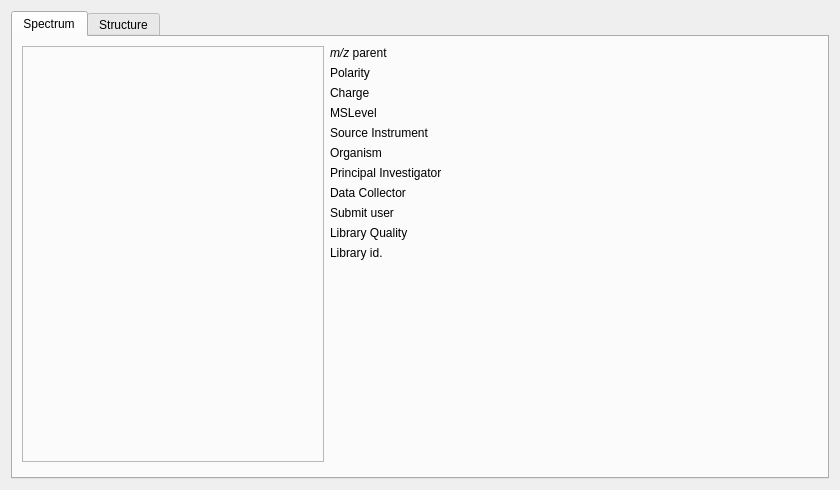
<?xml version="1.0" encoding="UTF-8"?>
<ui version="4.0">
 <class>Form</class>
 <widget class="QWidget" name="Form">
  <property name="geometry">
   <rect>
    <x>0</x>
    <y>0</y>
    <width>840</width>
    <height>490</height>
   </rect>
  </property>
  <property name="windowTitle">
   <string>Form</string>
  </property>
  <layout class="QVBoxLayout" name="verticalLayout">
   <item>
    <widget class="QTabWidget" name="tabWidget">
     <property name="currentIndex">
      <number>0</number>
     </property>
     <widget class="QWidget" name="tab">
      <attribute name="icon">
       <iconset resource="../../ui.qrc">
        <normaloff>:/icons/images/spectrum.svg</normaloff>:/icons/images/spectrum.svg</iconset>
      </attribute>
      <attribute name="title">
       <string>Spectrum</string>
      </attribute>
      <layout class="QGridLayout" name="gridLayout_6">
       <item row="0" column="0">
        <widget class="QFrame" name="frame_3">
         <property name="sizePolicy">
          <sizepolicy hsizetype="Fixed" vsizetype="Preferred">
           <horstretch>0</horstretch>
           <verstretch>0</verstretch>
          </sizepolicy>
         </property>
         <property name="frameShape">
          <enum>QFrame::StyledPanel</enum>
         </property>
         <property name="frameShadow">
          <enum>QFrame::Plain</enum>
         </property>
         <layout class="QVBoxLayout" name="verticalLayout_4">
          <property name="spacing">
           <number>0</number>
          </property>
          <property name="leftMargin">
           <number>0</number>
          </property>
          <property name="topMargin">
           <number>0</number>
          </property>
          <property name="rightMargin">
           <number>0</number>
          </property>
          <property name="bottomMargin">
           <number>0</number>
          </property>
          <item>
           <widget class="SpectrumWidget" name="widgetSpectrum" native="true">
            <property name="sizePolicy">
             <sizepolicy hsizetype="Fixed" vsizetype="Fixed">
              <horstretch>0</horstretch>
              <verstretch>0</verstretch>
             </sizepolicy>
            </property>
            <property name="minimumSize">
             <size>
              <width>300</width>
              <height>272</height>
             </size>
            </property>
            <property name="maximumSize">
             <size>
              <width>300</width>
              <height>272</height>
             </size>
            </property>
           </widget>
          </item>
         </layout>
        </widget>
       </item>
       <item row="0" column="1">
        <layout class="QGridLayout" name="gridLayout_3">
         <item row="9" column="0">
          <widget class="QLabel" name="label_15">
           <property name="text">
            <string>Library Quality</string>
           </property>
          </widget>
         </item>
         <item row="7" column="1">
          <widget class="QLabel" name="lblDataCollector">
           <property name="text">
            <string/>
           </property>
           <property name="textInteractionFlags">
            <set>Qt::LinksAccessibleByMouse|Qt::TextSelectableByKeyboard|Qt::TextSelectableByMouse</set>
           </property>
          </widget>
         </item>
         <item row="5" column="1">
          <widget class="QLabel" name="lblOrganism">
           <property name="text">
            <string/>
           </property>
           <property name="textInteractionFlags">
            <set>Qt::LinksAccessibleByMouse|Qt::TextSelectableByKeyboard|Qt::TextSelectableByMouse</set>
           </property>
          </widget>
         </item>
         <item row="5" column="0">
          <widget class="QLabel" name="label_11">
           <property name="sizePolicy">
            <sizepolicy hsizetype="Fixed" vsizetype="Fixed">
             <horstretch>0</horstretch>
             <verstretch>0</verstretch>
            </sizepolicy>
           </property>
           <property name="text">
            <string>Organism</string>
           </property>
          </widget>
         </item>
         <item row="6" column="1">
          <widget class="QLabel" name="lblPi">
           <property name="text">
            <string/>
           </property>
           <property name="textInteractionFlags">
            <set>Qt::LinksAccessibleByMouse|Qt::TextSelectableByKeyboard|Qt::TextSelectableByMouse</set>
           </property>
          </widget>
         </item>
         <item row="8" column="0">
          <widget class="QLabel" name="label_14">
           <property name="text">
            <string>Submit user</string>
           </property>
          </widget>
         </item>
         <item row="6" column="0">
          <widget class="QLabel" name="label_12">
           <property name="sizePolicy">
            <sizepolicy hsizetype="Fixed" vsizetype="Fixed">
             <horstretch>0</horstretch>
             <verstretch>0</verstretch>
            </sizepolicy>
           </property>
           <property name="text">
            <string>Principal Investigator</string>
           </property>
          </widget>
         </item>
         <item row="2" column="1">
          <widget class="QLabel" name="lblCharge">
           <property name="text">
            <string/>
           </property>
           <property name="textInteractionFlags">
            <set>Qt::LinksAccessibleByMouse|Qt::TextSelectableByKeyboard|Qt::TextSelectableByMouse</set>
           </property>
          </widget>
         </item>
         <item row="10" column="0">
          <widget class="QLabel" name="label_17">
           <property name="text">
            <string>Library id.</string>
           </property>
          </widget>
         </item>
         <item row="1" column="0">
          <widget class="QLabel" name="label_5">
           <property name="sizePolicy">
            <sizepolicy hsizetype="Fixed" vsizetype="Fixed">
             <horstretch>0</horstretch>
             <verstretch>0</verstretch>
            </sizepolicy>
           </property>
           <property name="text">
            <string>Polarity</string>
           </property>
          </widget>
         </item>
         <item row="3" column="0">
          <widget class="QLabel" name="label_7">
           <property name="sizePolicy">
            <sizepolicy hsizetype="Fixed" vsizetype="Fixed">
             <horstretch>0</horstretch>
             <verstretch>0</verstretch>
            </sizepolicy>
           </property>
           <property name="text">
            <string>MSLevel</string>
           </property>
          </widget>
         </item>
         <item row="4" column="1">
          <widget class="QLabel" name="lblSourceInstrument">
           <property name="text">
            <string/>
           </property>
           <property name="textInteractionFlags">
            <set>Qt::LinksAccessibleByMouse|Qt::TextSelectableByKeyboard|Qt::TextSelectableByMouse</set>
           </property>
          </widget>
         </item>
         <item row="0" column="0">
          <widget class="QLabel" name="label_4">
           <property name="sizePolicy">
            <sizepolicy hsizetype="Fixed" vsizetype="Fixed">
             <horstretch>0</horstretch>
             <verstretch>0</verstretch>
            </sizepolicy>
           </property>
           <property name="text">
            <string>&lt;i&gt;m/z&lt;/i&gt; parent</string>
           </property>
          </widget>
         </item>
         <item row="8" column="1">
          <widget class="SubmitUserLabel" name="lblSubmitUser">
           <property name="text">
            <string/>
           </property>
           <property name="openExternalLinks">
            <bool>true</bool>
           </property>
           <property name="textInteractionFlags">
            <set>Qt::LinksAccessibleByKeyboard|Qt::LinksAccessibleByMouse|Qt::TextBrowserInteraction|Qt::TextSelectableByKeyboard|Qt::TextSelectableByMouse</set>
           </property>
          </widget>
         </item>
         <item row="9" column="1">
          <widget class="QualityLabel" name="lblQuality">
           <property name="text">
            <string/>
           </property>
           <property name="textInteractionFlags">
            <set>Qt::LinksAccessibleByMouse|Qt::TextSelectableByKeyboard|Qt::TextSelectableByMouse</set>
           </property>
          </widget>
         </item>
         <item row="1" column="1">
          <widget class="QLabel" name="lblPolarity">
           <property name="text">
            <string/>
           </property>
           <property name="textInteractionFlags">
            <set>Qt::LinksAccessibleByMouse|Qt::TextSelectableByKeyboard|Qt::TextSelectableByMouse</set>
           </property>
          </widget>
         </item>
         <item row="4" column="0">
          <widget class="QLabel" name="label_10">
           <property name="sizePolicy">
            <sizepolicy hsizetype="Fixed" vsizetype="Fixed">
             <horstretch>0</horstretch>
             <verstretch>0</verstretch>
            </sizepolicy>
           </property>
           <property name="text">
            <string>Source Instrument</string>
           </property>
          </widget>
         </item>
         <item row="7" column="0">
          <widget class="QLabel" name="label_13">
           <property name="sizePolicy">
            <sizepolicy hsizetype="Fixed" vsizetype="Fixed">
             <horstretch>0</horstretch>
             <verstretch>0</verstretch>
            </sizepolicy>
           </property>
           <property name="text">
            <string>Data Collector</string>
           </property>
          </widget>
         </item>
         <item row="2" column="0">
          <widget class="QLabel" name="label_6">
           <property name="sizePolicy">
            <sizepolicy hsizetype="Fixed" vsizetype="Fixed">
             <horstretch>0</horstretch>
             <verstretch>0</verstretch>
            </sizepolicy>
           </property>
           <property name="text">
            <string>Charge</string>
           </property>
          </widget>
         </item>
         <item row="3" column="1">
          <widget class="QLabel" name="lblMSLevel">
           <property name="text">
            <string/>
           </property>
           <property name="textInteractionFlags">
            <set>Qt::LinksAccessibleByMouse|Qt::TextSelectableByKeyboard|Qt::TextSelectableByMouse</set>
           </property>
          </widget>
         </item>
         <item row="0" column="1">
          <widget class="QLabel" name="lblPepmass">
           <property name="text">
            <string/>
           </property>
           <property name="textInteractionFlags">
            <set>Qt::LinksAccessibleByMouse|Qt::TextSelectableByKeyboard|Qt::TextSelectableByMouse</set>
           </property>
          </widget>
         </item>
         <item row="10" column="1">
          <widget class="SpectrumIdLabel" name="lblLibraryId">
           <property name="text">
            <string/>
           </property>
           <property name="openExternalLinks">
            <bool>true</bool>
           </property>
           <property name="textInteractionFlags">
            <set>Qt::LinksAccessibleByKeyboard|Qt::LinksAccessibleByMouse|Qt::TextBrowserInteraction|Qt::TextSelectableByKeyboard|Qt::TextSelectableByMouse</set>
           </property>
          </widget>
         </item>
         <item row="11" column="0">
          <spacer name="verticalSpacer">
           <property name="orientation">
            <enum>Qt::Vertical</enum>
           </property>
           <property name="sizeHint" stdset="0">
            <size>
             <width>20</width>
             <height>40</height>
            </size>
           </property>
          </spacer>
         </item>
        </layout>
       </item>
       <item row="1" column="0" colspan="2">
        <widget class="FragmentsListWidget" name="widgetFragmentsList" native="true"/>
       </item>
      </layout>
     </widget>
     <widget class="QWidget" name="tab_2">
      <attribute name="icon">
       <iconset resource="../../ui.qrc">
        <normaloff>:/icons/images/molecule.svg</normaloff>:/icons/images/molecule.svg</iconset>
      </attribute>
      <attribute name="title">
       <string>Structure</string>
      </attribute>
      <layout class="QGridLayout" name="gridLayout_5">
       <item row="0" column="1">
        <layout class="QGridLayout" name="gridLayout">
         <item row="3" column="1">
          <widget class="PubMedLabel" name="lblPubMed">
           <property name="text">
            <string/>
           </property>
           <property name="textFormat">
            <enum>Qt::RichText</enum>
           </property>
           <property name="openExternalLinks">
            <bool>true</bool>
           </property>
           <property name="textInteractionFlags">
            <set>Qt::LinksAccessibleByKeyboard|Qt::LinksAccessibleByMouse|Qt::TextBrowserInteraction|Qt::TextSelectableByKeyboard|Qt::TextSelectableByMouse</set>
           </property>
          </widget>
         </item>
         <item row="4" column="0">
          <widget class="StructureSvgWidget" name="widgetStructure" native="true">
           <property name="sizePolicy">
            <sizepolicy hsizetype="Fixed" vsizetype="Fixed">
             <horstretch>0</horstretch>
             <verstretch>0</verstretch>
            </sizepolicy>
           </property>
           <property name="minimumSize">
            <size>
             <width>300</width>
             <height>272</height>
            </size>
           </property>
           <property name="maximumSize">
            <size>
             <width>300</width>
             <height>272</height>
            </size>
           </property>
          </widget>
         </item>
         <item row="0" column="0">
          <widget class="QLabel" name="label_9">
           <property name="sizePolicy">
            <sizepolicy hsizetype="Fixed" vsizetype="Fixed">
             <horstretch>0</horstretch>
             <verstretch>0</verstretch>
            </sizepolicy>
           </property>
           <property name="text">
            <string>Name</string>
           </property>
          </widget>
         </item>
         <item row="2" column="0">
          <widget class="QLabel" name="label_3">
           <property name="sizePolicy">
            <sizepolicy hsizetype="Fixed" vsizetype="Fixed">
             <horstretch>0</horstretch>
             <verstretch>0</verstretch>
            </sizepolicy>
           </property>
           <property name="text">
            <string>SMILES</string>
           </property>
          </widget>
         </item>
         <item row="1" column="0">
          <widget class="QLabel" name="label_2">
           <property name="sizePolicy">
            <sizepolicy hsizetype="Fixed" vsizetype="Fixed">
             <horstretch>0</horstretch>
             <verstretch>0</verstretch>
            </sizepolicy>
           </property>
           <property name="text">
            <string>InChI</string>
           </property>
          </widget>
         </item>
         <item row="0" column="1">
          <widget class="QLabel" name="lblName">
           <property name="maximumSize">
            <size>
             <width>180</width>
             <height>16777215</height>
            </size>
           </property>
           <property name="text">
            <string/>
           </property>
           <property name="wordWrap">
            <bool>true</bool>
           </property>
           <property name="textInteractionFlags">
            <set>Qt::LinksAccessibleByMouse|Qt::TextSelectableByKeyboard|Qt::TextSelectableByMouse</set>
           </property>
          </widget>
         </item>
         <item row="3" column="0">
          <widget class="QLabel" name="label_8">
           <property name="sizePolicy">
            <sizepolicy hsizetype="Fixed" vsizetype="Fixed">
             <horstretch>0</horstretch>
             <verstretch>0</verstretch>
            </sizepolicy>
           </property>
           <property name="text">
            <string>PubMed ref.</string>
           </property>
          </widget>
         </item>
         <item row="1" column="1">
          <widget class="QLabel" name="lblInChI">
           <property name="sizePolicy">
            <sizepolicy hsizetype="Preferred" vsizetype="Preferred">
             <horstretch>0</horstretch>
             <verstretch>0</verstretch>
            </sizepolicy>
           </property>
           <property name="maximumSize">
            <size>
             <width>180</width>
             <height>16777215</height>
            </size>
           </property>
           <property name="text">
            <string/>
           </property>
           <property name="wordWrap">
            <bool>true</bool>
           </property>
           <property name="textInteractionFlags">
            <set>Qt::LinksAccessibleByMouse|Qt::TextSelectableByKeyboard|Qt::TextSelectableByMouse</set>
           </property>
          </widget>
         </item>
         <item row="2" column="1">
          <widget class="QLabel" name="lblSmiles">
           <property name="sizePolicy">
            <sizepolicy hsizetype="Preferred" vsizetype="Preferred">
             <horstretch>0</horstretch>
             <verstretch>0</verstretch>
            </sizepolicy>
           </property>
           <property name="maximumSize">
            <size>
             <width>180</width>
             <height>16777215</height>
            </size>
           </property>
           <property name="text">
            <string/>
           </property>
           <property name="wordWrap">
            <bool>true</bool>
           </property>
           <property name="textInteractionFlags">
            <set>Qt::LinksAccessibleByMouse|Qt::TextSelectableByKeyboard|Qt::TextSelectableByMouse</set>
           </property>
          </widget>
         </item>
         <item row="4" column="1">
          <spacer name="verticalSpacer_2">
           <property name="orientation">
            <enum>Qt::Vertical</enum>
           </property>
           <property name="sizeHint" stdset="0">
            <size>
             <width>20</width>
             <height>40</height>
            </size>
           </property>
          </spacer>
         </item>
        </layout>
       </item>
      </layout>
     </widget>
    </widget>
   </item>
  </layout>
 </widget>
 <customwidgets>
  <customwidget>
   <class>StructureSvgWidget</class>
   <extends>QWidget</extends>
   <header>lib/ui/widgets.h</header>
   <container>1</container>
  </customwidget>
  <customwidget>
   <class>PubMedLabel</class>
   <extends>QLabel</extends>
   <header>lib/ui/widgets.h</header>
  </customwidget>
  <customwidget>
   <class>SpectrumIdLabel</class>
   <extends>QLabel</extends>
   <header>lib/ui/widgets.h</header>
  </customwidget>
  <customwidget>
   <class>SubmitUserLabel</class>
   <extends>QLabel</extends>
   <header>lib/ui/widgets.h</header>
  </customwidget>
  <customwidget>
   <class>QualityLabel</class>
   <extends>QLabel</extends>
   <header>lib/ui/widgets.h</header>
  </customwidget>
  <customwidget>
   <class>SpectrumWidget</class>
   <extends>QWidget</extends>
   <header>lib/ui/widgets.h</header>
   <container>1</container>
  </customwidget>
  <customwidget>
   <class>FragmentsListWidget</class>
   <extends>QWidget</extends>
   <header>lib/ui/widgets/spectrum.h</header>
   <container>1</container>
  </customwidget>
 </customwidgets>
 <resources>
  <include location="../../ui.qrc"/>
 </resources>
 <connections/>
</ui>
